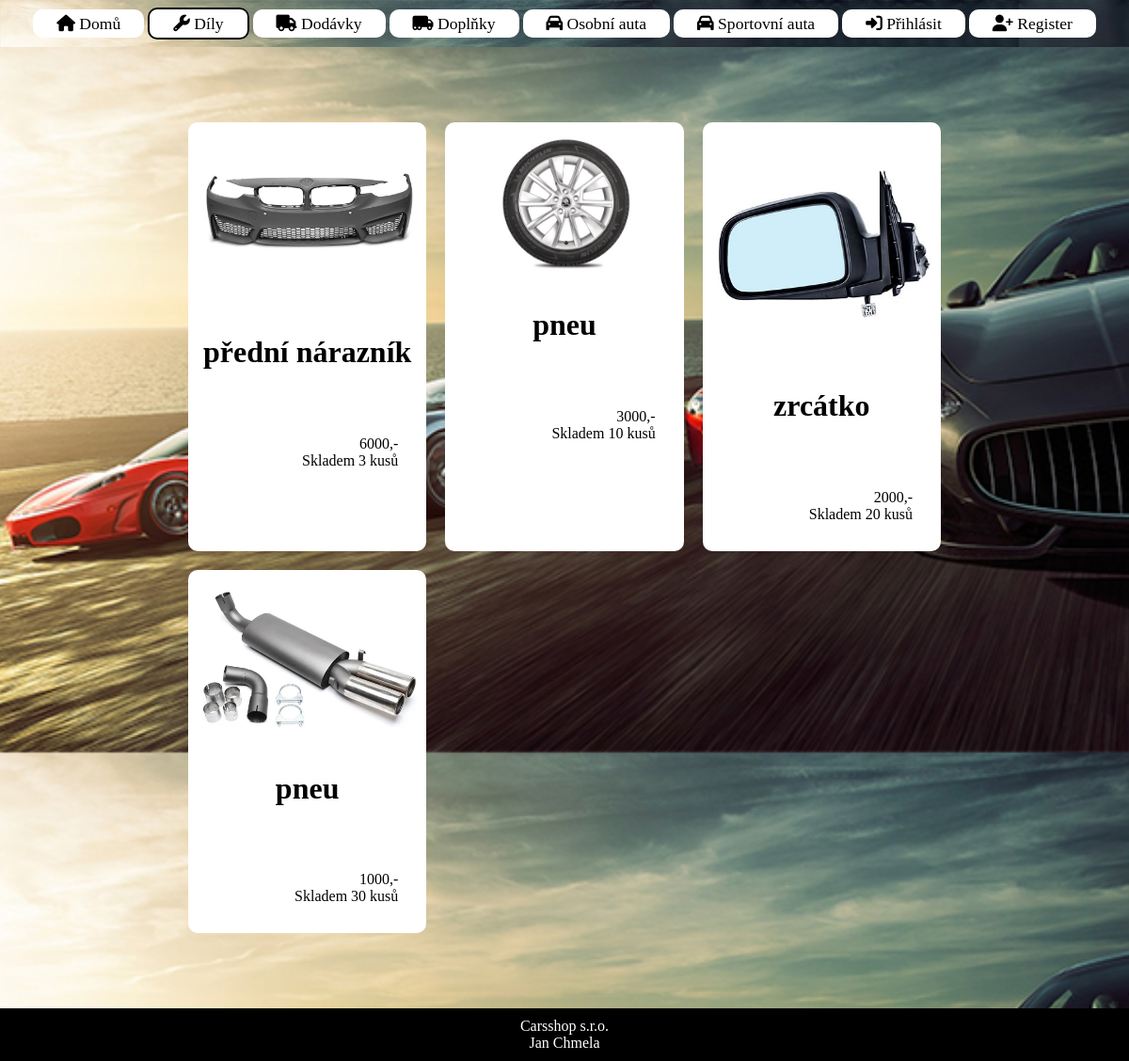
Page /dil.php on the committed database.
### tables this page shows
CREATE TABLE `zbozi` (
  `id` int(11) NOT NULL,
  `nazev` varchar(50) NOT NULL,
  `typ` varchar(30) NOT NULL,
  `cena` int(11) NOT NULL,
  `pocet` int(11) NOT NULL,
  `pic` varchar(50) NOT NULL
);

### dil.php (the view, shortened to what this page needs)
<!DOCTYPE html>
<html lang="en">
<head>
    <link rel="stylesheet" href="style.css" type="text/css" />
</head>
<body>
<?php
include("nav.php");
?>
<div id="obalovaci">
    <div class="space"></div>
    <div class="productContainer">
<?php
$sql = "SELECT id, nazev, typ, cena, pocet, pic FROM zbozi WHERE typ = 'dil'";
if($stmt = mysqli_prepare($link, $sql)){
    $query = mysqli_query($link, $sql);
    if ($query->num_rows > 0) {
        while($row = $query->fetch_assoc()) {
            echo " <a class='nemuField' href='detail.php?id=".$row['id']."' style='border-radius: 10px;  background-color: white;'> ";
            echo "<img src='"."pic/products/".$row['pic']."' width='90%' style='padding: 15px;'></img>";
            echo "<h1 style='text-align: center;'>".$row['nazev']." </h1><br>";
            echo " <div style='text-align: right; padding: 30px;'>";
            echo $row['cena'].",-<br>";
            echo "Skladem ".$row['pocet']." kusů"."<br>";
            echo "</div>";
            echo "</a>";
        }
    }
}
?>
    </div>
    <div class="space"></div>
</div>
<?php include("footer.php"); ?>
</body>
</html>

### style.css (style rules this page uses)
body { background-image: url("pic/loginBackground.jpeg"); background-repeat: repeat-y; background-position: center; background-size: cover; margin: 0px; margin-top: 0px; height: 100vh; display: flex; flex-direction: column; }
#obalovaci { margin: 0px auto; position: relative; width:800px; }
.space { height: 10vh; }
.nemuField { text-decoration: none; color: black; }
.productContainer { display: grid; grid-template-columns: 1fr 1fr 1fr; grid-gap: 20px; }

### dil.php (style rules this page uses)
body { height: 100vh; }

### rows in the picture
zbozi: pic (picture), nazev "přední nárazník", cena "6000", pocet "3"
zbozi: pic (picture), nazev "pneu", cena "3000", pocet "10"
zbozi: pic (picture), nazev "zrcátko", cena "2000", pocet "20"
zbozi: pic (picture), nazev "pneu", cena "1000", pocet "30"
